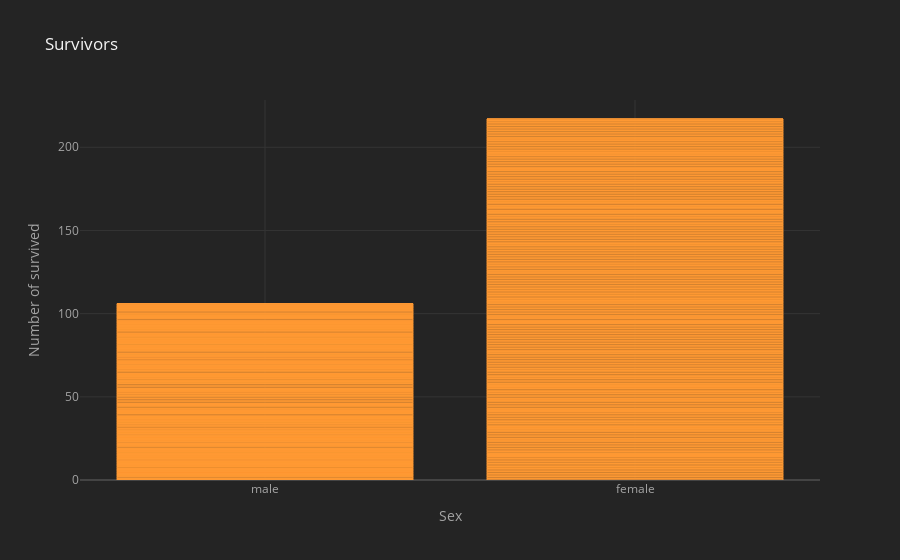

Notebook cell for this chart:
### Code cell
titanic.iplot(kind="bar", x="sex", y="survived", title="Survivors",
              xTitle="Sex", yTitle="Number of survived")

### Figure 1 — Plotly figure (JSON) as saved in the notebook; plotly's stock layout.template omitted (floating-point values rounded to 4 significant figures; data arrays with more than 128 entries replaced by an {"elided": "..."} marker saying what was removed)
{"data": [{"marker": {"color": "rgba(255, 153, 51, 0.6)", "line": {"color": "rgba(255, 153, 51, 1.0)", "width": 1}}, "name": "survived", "orientation": "v", "text": "", "type": "bar", "x": {"elided": "784 str values"}, "y": {"elided": "784 int values"}}], "layout": {"legend": {"bgcolor": "#242424", "font": {"color": "#F4F4F4"}}, "paper_bgcolor": "#242424", "plot_bgcolor": "#242424", "title": {"font": {"color": "#F4F4F4"}, "text": "Survivors"}, "xaxis": {"gridcolor": "#343434", "showgrid": true, "tickfont": {"color": "#A4A4A4"}, "title": {"font": {"color": "#A4A4A4"}, "text": "Sex"}, "zerolinecolor": "#444444"}, "yaxis": {"gridcolor": "#343434", "showgrid": true, "tickfont": {"color": "#A4A4A4"}, "title": {"font": {"color": "#A4A4A4"}, "text": "Number of survived"}, "zerolinecolor": "#444444"}}}
